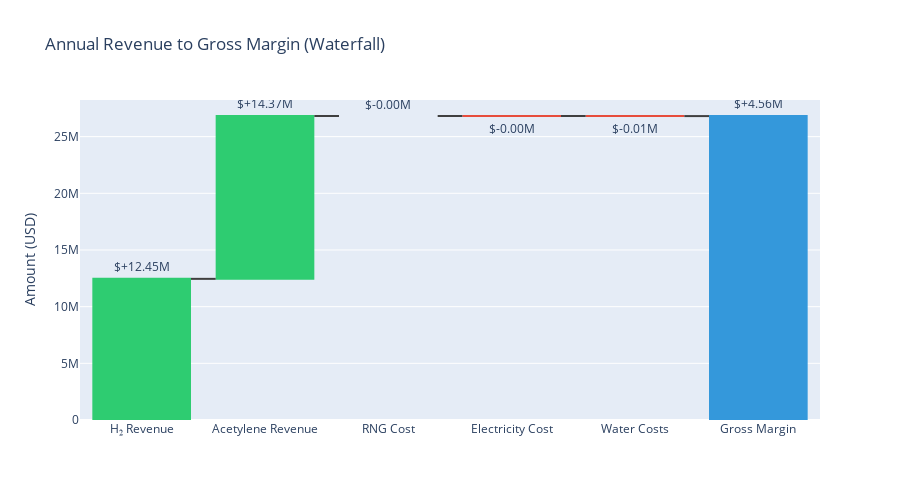

Here is the notebook cell this chart was saved with:
### Code cell
# Create waterfall showing revenue to profit flow
categories = [
    'H₂ Revenue',
    'Acetylene Revenue',
    'RNG Cost',
    'Electricity Cost',
    'Water Costs',
    'Gross Margin'
]

values = [
    h2_revenue,
    cb_revenue,
    -rng_cost,
    -electricity_cost,
    -(cooling_water_cost + process_water_cost),
    0  # Will be calculated as total
]

fig = go.Figure(go.Waterfall(
    name="Annual Economics",
    orientation="v",
    measure=["relative", "relative", "relative", "relative", "relative", "total"],
    x=categories,
    y=values[:-1] + [gross_margin],
    text=[f'${v/1e6:+.2f}M' if v != 0 else f'${gross_margin/1e6:.2f}M' for v in values[:-1] + [gross_margin]],
    textposition="outside",
    connector={"line": {"color": "rgb(63, 63, 63)"}},
    increasing={"marker": {"color": "#2ecc71"}},
    decreasing={"marker": {"color": "#e74c3c"}},
    totals={"marker": {"color": "#3498db"}}
))

fig.update_layout(
    title="Annual Revenue to Gross Margin (Waterfall)",
    yaxis_title="Amount (USD)",
    showlegend=False,
    height=500
)

fig.show()

print(f"\n📊 Annual Economics Summary:")
print(f"   Total Revenue:        ${total_revenue/1e6:>6.2f}M")
print(f"   Variable Costs:       ${variable_opex/1e6:>6.2f}M")
print(f"   ─────────────────────────────────")
print(f"   Gross Margin:         ${gross_margin/1e6:>6.2f}M")
print(f"   Gross Margin %:       {gross_margin/total_revenue*100:>6.1f}%")
print(f"\n   Note: This excludes fixed costs (labor, maintenance, overhead)")

### Figure 1 — Plotly figure (JSON) as saved in the notebook; plotly's stock layout.template omitted (floating-point values rounded to 4 significant figures)
{"data": [{"connector": {"line": {"color": "rgb(63, 63, 63)"}}, "decreasing": {"marker": {"color": "#e74c3c"}}, "increasing": {"marker": {"color": "#2ecc71"}}, "measure": ["relative", "relative", "relative", "relative", "relative", "total"], "name": "Annual Economics", "orientation": "v", "text": ["$+12.45M", "$+14.37M", "$-0.00M", "$-0.00M", "$-0.01M", "$+4.56M"], "textposition": "outside", "totals": {"marker": {"color": "#3498db"}}, "type": "waterfall", "x": ["H₂ Revenue", "Acetylene Revenue", "RNG Cost", "Electricity Cost", "Water Costs", "Gross Margin"], "y": [12450000.0, 14370000.0, -346.1, -941.3, -6490.0, 4562000.0]}], "layout": {"height": 500, "showlegend": false, "title": {"text": "Annual Revenue to Gross Margin (Waterfall)"}, "yaxis": {"title": {"text": "Amount (USD)"}}}}
